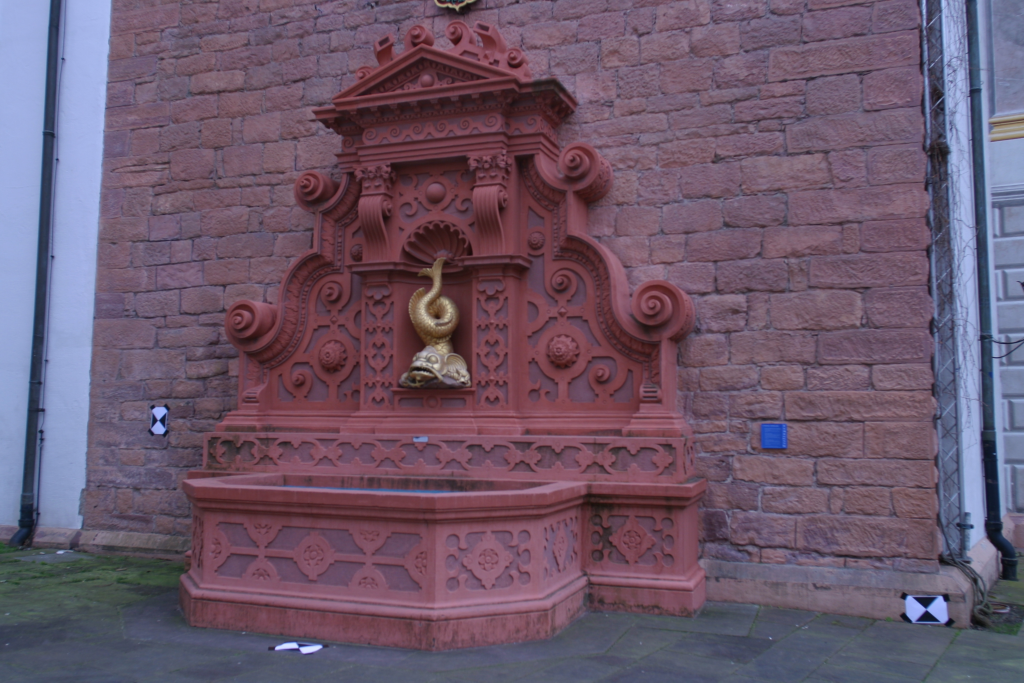
#> input picture Computer_Vision_USC/Assigments/Assignment4-AakashShanbhag/HW4_data/image1.jpg, 3072 x 2048 px (shown at 1/3 size)
$ python StructureFromMotion.py HW4_data/image1.jpg HW4_data/image2.jpg
#> lines starting #> are read from the running program, lines starting #| are printed output that depends on the picture; long printed decimals are rounded
#!/usr/bin/env python3
# -*- coding: utf-8 -*-
"""
Assignment 4: Structure from motion
@author: aakashshanbhag
"""
import cv2
import numpy as np
from matplotlib import pyplot as plt
from numpy.linalg import matrix_rank
from mpl_toolkits.mplot3d import Axes3D
from sys import argv

# Command line argumets dealt with
script, train, query = argv

print("The script called:", script)
print("Train image: ", train)
print("Test/Query image: ", query)

# Reading the input image and the image to be matched
gray = cv2.imread(train,0)
#> gray: shape (2048, 3072); min 10, max 230, mean 95.4
gray2 = cv2.imread(query,0)
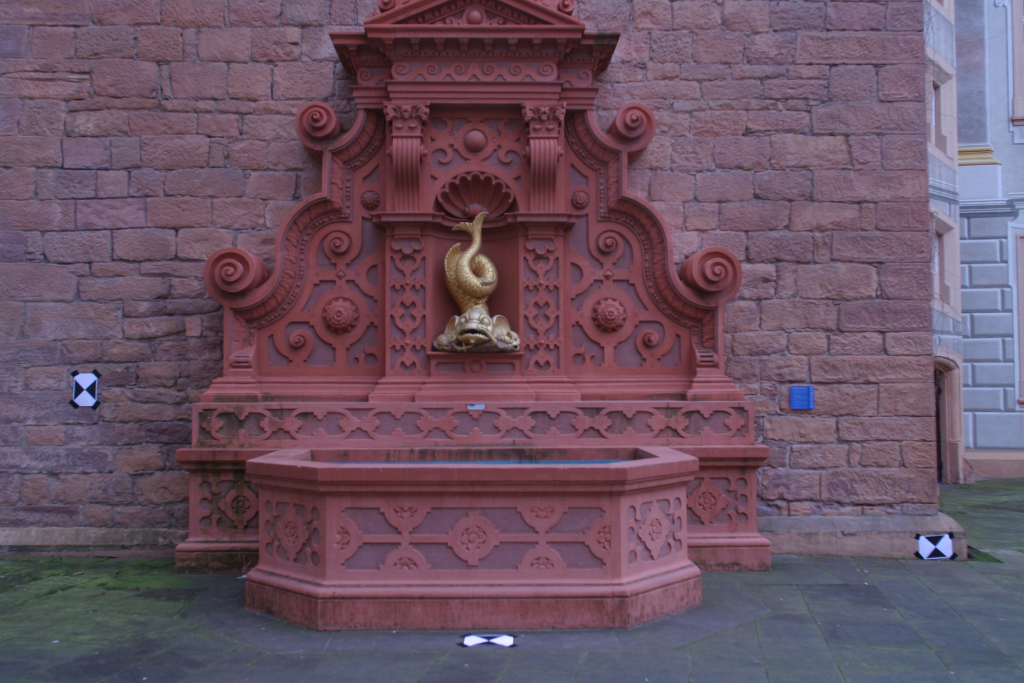
#> input picture Computer_Vision_USC/Assigments/Assignment4-AakashShanbhag/HW4_data/image2.jpg, 3072 x 2048 px (shown at 1/3 size)
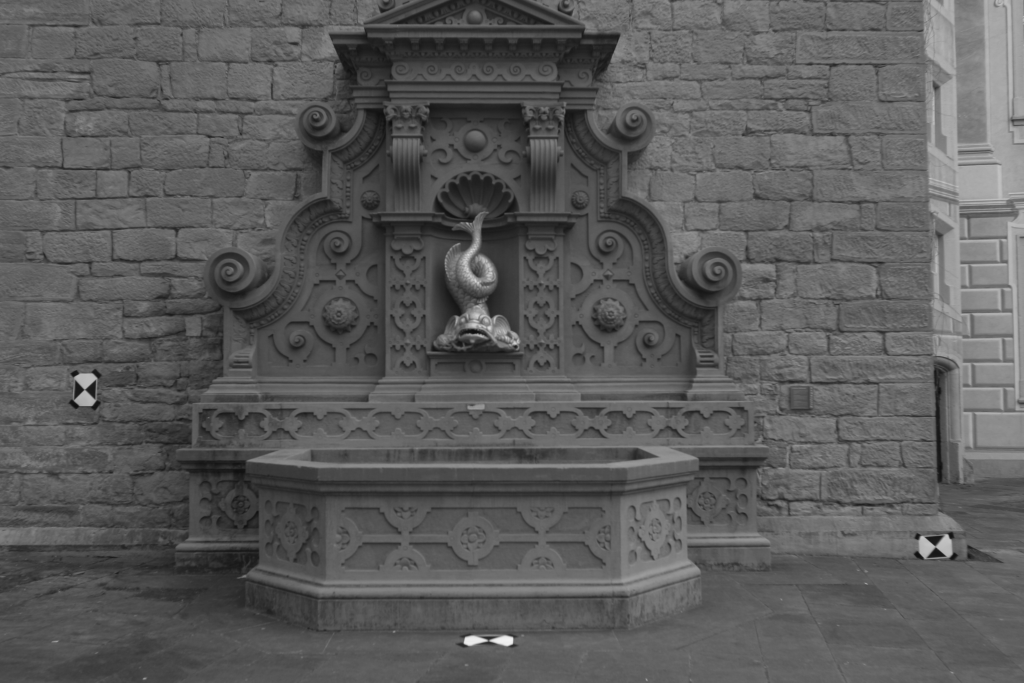
#> gray2: shape (2048, 3072) (shown at 1/3 size); min 12, max 243, mean 91.1

# Initiate SIFT detector
sift = cv2.xfeatures2d.SIFT_create()

# Find the keypoints and descriptors with SIFT
kp, des = sift.detectAndCompute(gray,None)
#> kp = 4616 keypoints; strongest (x, y, size): (881, 1936, 13.1), (476, 1286, 20.8), (479, 1236, 21.7), (2777, 1804, 23.7)
kp2, des2 = sift.detectAndCompute(gray2,None)
#> kp2 = 4183 keypoints; strongest (x, y, size): (1517, 1922, 24.8), (1414, 1922, 24.2), (2804, 1620, 19.5), (2809, 1659, 17.8)

# Drawing keypoints on the test image and the match_image
img_train=cv2.drawKeypoints(gray,kp,gray,flags=cv2.DRAW_MATCHES_FLAGS_DRAW_RICH_KEYPOINTS)
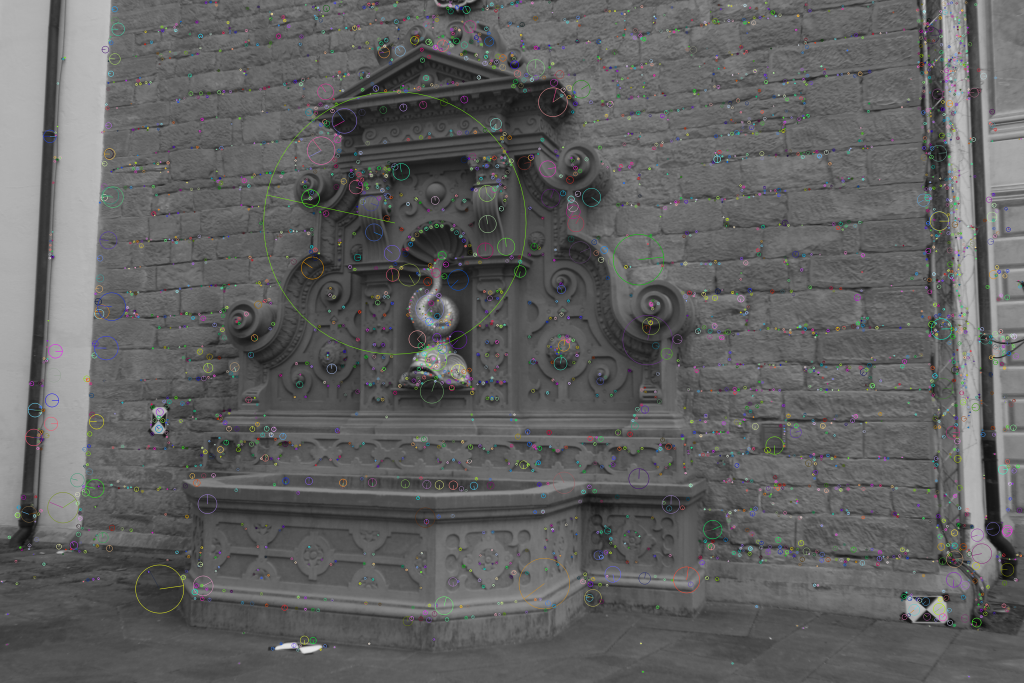
#> img_train: shape (2048, 3072, 3) (shown at 1/3 size); mean of channels 0, 1, 2 96.3, 96.5, 96.4; drawn as B, G, R
img_matching=cv2.drawKeypoints(gray2,kp2,gray2,flags=cv2.DRAW_MATCHES_FLAGS_DRAW_RICH_KEYPOINTS)
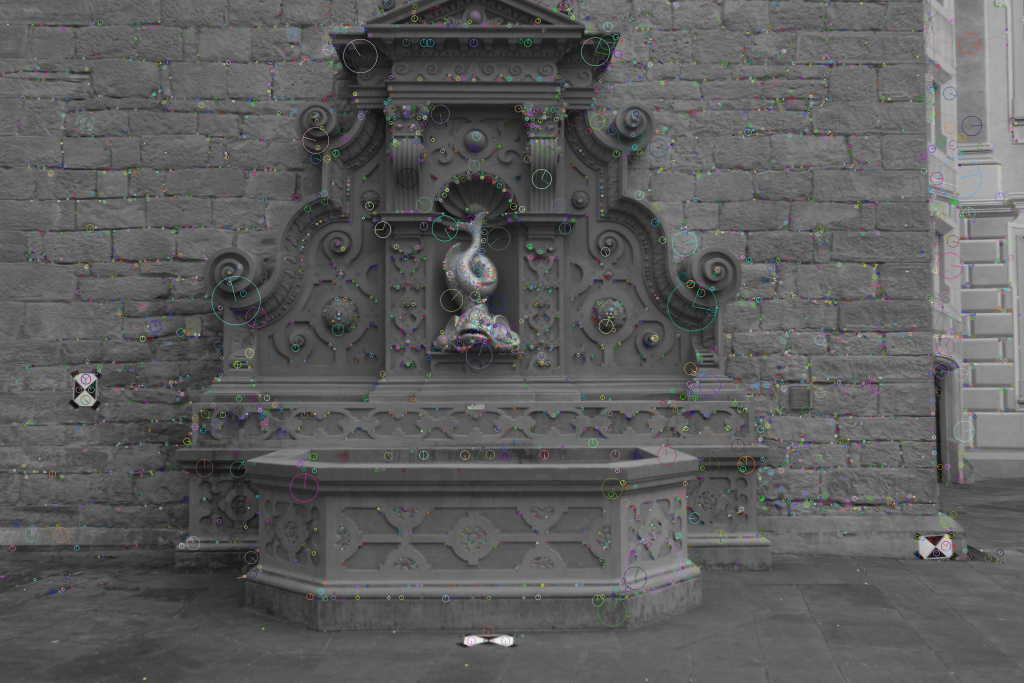
#> img_matching: shape (2048, 3072, 3) (shown at 1/3 size); mean of channels 0, 1, 2 92, 92.1, 92; drawn as B, G, R

# Count the number of keypoint descriptors in test and match image
keypoint_test,w1=des.shape
#> keypoint_test = 4616; w1 = 128
keypoint_match,w2=des2.shape
#> keypoint_match = 4183; w2 = 128

# BFMatcher with default params
bf = cv2.BFMatcher()
matches = bf.knnMatch(des,des2, k=2)
#> matches = 4616 matches

# Store all the good matches as per Lowe's ratio test.
good = []
for m,n in matches:
    if m.distance < 0.7*n.distance:
        good.append(m)
#> after the loop, good = 1207 matches

# Sorting on the basis of the least distance concept in ascending order
top_matches=sorted(good,key=lambda x:x.distance)
#> top_matches = 1207 matches

# Creating map for the best matches after the good match criterion according to Lowe is set.
img4=cv2.drawMatches(gray,kp,gray2,kp2,good,None,flags=2)
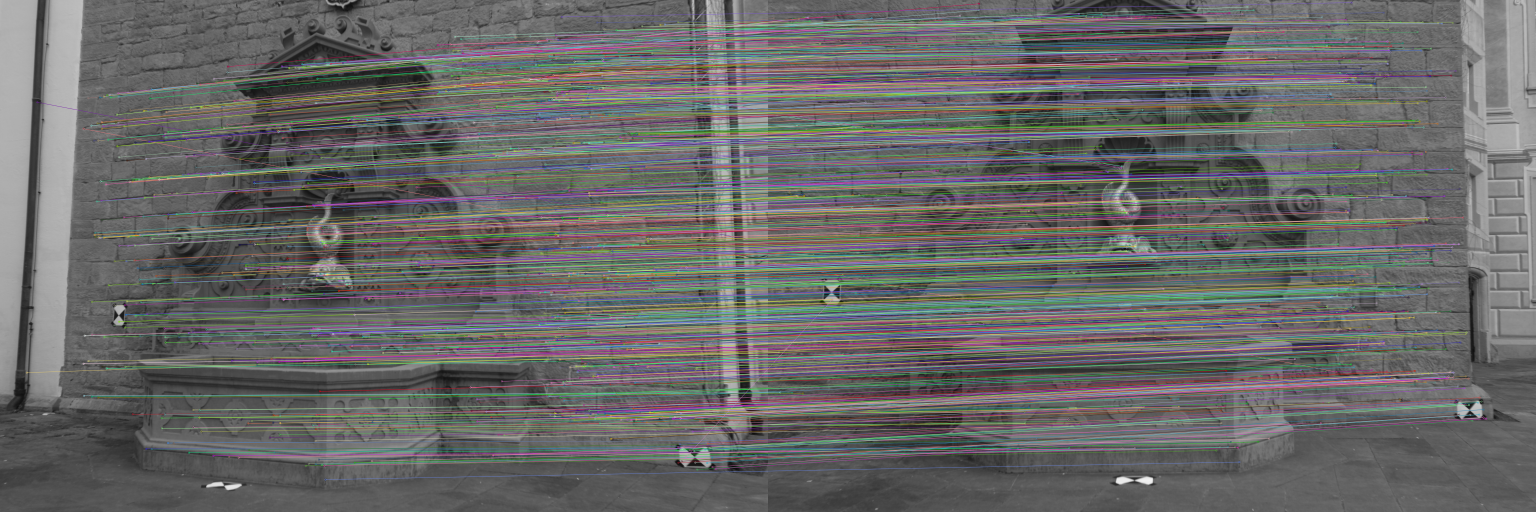
#> img4: shape (2048, 6144, 3) (shown at 1/4 size); mean of channels 0, 1, 2 103, 103.7, 103.8; drawn as B, G, R

img4_display=cv2.resize(img4, (1200, 800))
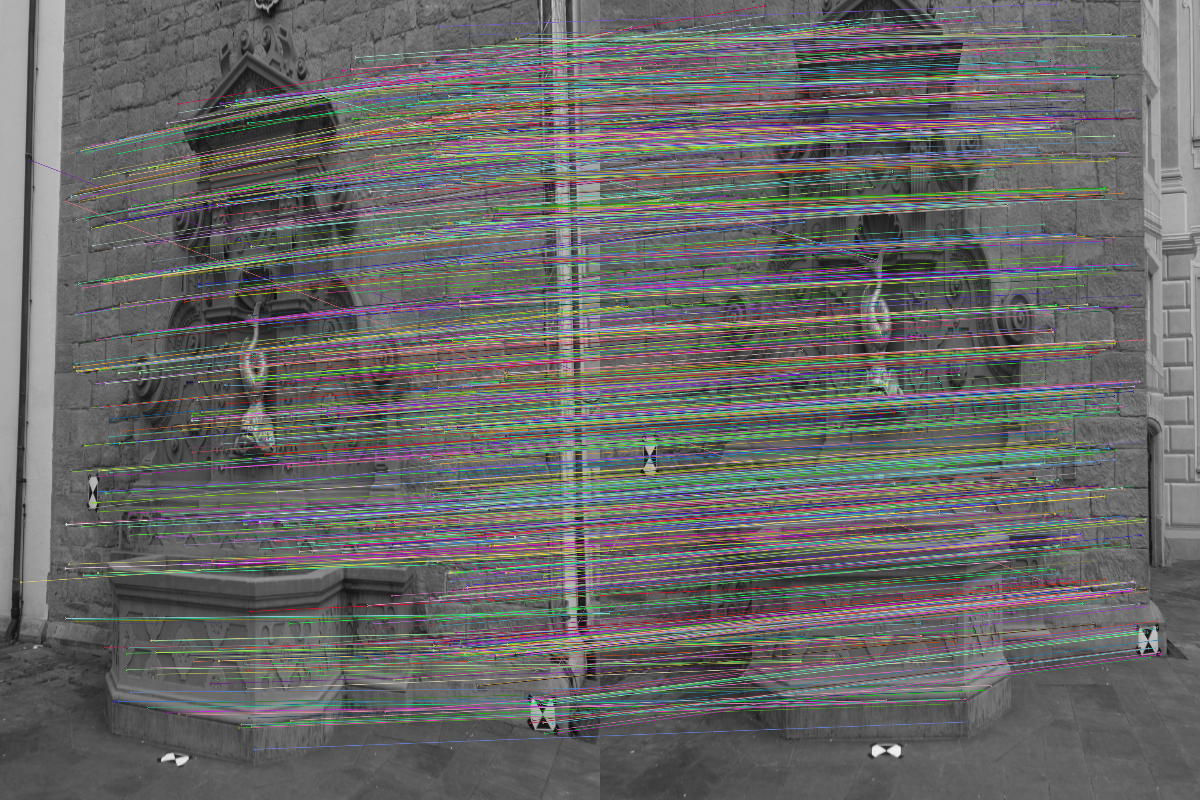
#> img4_display: shape (800, 1200, 3); mean of channels 0, 1, 2 102.9, 103.6, 103.7; drawn as B, G, R
# cv2.namedWindow("Good matches before RANSAC", cv2.WINDOW_NORMAL)
# cv2.imshow("Good matches before RANSAC",img4_display)

# Print the total number of good parameters
print ("The total number of good matches found are: ", len(good))
#| The total number of good matches found are:  1207

intrinsic=[[2760.0,0.0,1520.0,0.0,2760.0,1006.0,0.0,0.0,1.0]]
intrinsic=np.array(intrinsic).reshape((3,3))

# Choosing only top choices in the good choices obtained for matching
src_pts = np.float32([ kp[m.queryIdx].pt for m in good ]).reshape(-1,1,2)
#> src_pts = 1207 rows, first 8: [106.7, 1490.1], [149.1, 408.5], [333.5, 514.4], [334.1, 1454.5], [334.1, 1454.5], [335.7, 1583], [338.7, 1342.3], [352.6, 392.2]
dst_pts = np.float32([ kp2[m.trainIdx].pt for m in good ]).reshape(-1,1,2)
#> dst_pts = 1207 rows, first 8: [1508.8, 1342.7], [1310.9, 1226.5], [2273.4, 1487.7], [43.64, 1410.4], [43.64, 1410.4], [48.37, 1569.8], [43.04, 1271.7], [23.18, 72.75]

# Remove barrel and similar non linear distortions for higher accuracy with normalisation
src_pts_undistort = cv2.undistortPoints(src_pts,intrinsic,distCoeffs=None)
#> src_pts_undistort = 1207 rows, first 8: [-0.512, 0.175], [-0.497, -0.216], [-0.43, -0.178], [-0.43, 0.163], [-0.43, 0.163], [-0.429, 0.209], [-0.428, 0.122], [-0.423, -0.222]
dst_pts_undistort = cv2.undistortPoints(dst_pts,intrinsic,distCoeffs=None)
#> dst_pts_undistort = 1207 rows, first 8: [-0.00407, 0.122], [-0.0758, 0.0799], [0.273, 0.175], [-0.535, 0.147], [-0.535, 0.147], [-0.533, 0.204], [-0.535, 0.0963], [-0.542, -0.338]

# Calculating the essentail matrix and the points consistent with the output
E, mask = cv2.findEssentialMat(src_pts_undistort, dst_pts_undistort, method=cv2.RANSAC, prob=0.999, threshold=3.0)
#> E = [[-0.427, -0.0221, -0.305], [-0.0538, 0.433, 0.48], [0.489, -0.251, 0.0213]]; mask = 1207 values from 1 to 1
print("The total number of consistent value inliers with the essential matrix are: ",np.sum(mask))
#| The total number of consistent value inliers with the essential matrix are:  1207

# Display essential matrix
print("The Essential matrix found is as follows: ")
print(E)
#| [[-0.4272 -0.02215 -0.3052]
#|  [-0.05377  0.4334  0.4798]
#|  [ 0.4894 -0.251  0.02134]]

# Verify the rank is 2
print("matrix rank",matrix_rank(E))
#| matrix rank 2

# Recovering the pose using the undistorted points
_, R, t, mask = cv2.recoverPose(E, src_pts_undistort, dst_pts_undistort)
#> R = [[0.582, -0.0539, -0.811], [-0.688, 0.498, -0.527], [0.433, 0.865, 0.253]]; t = [0.669, 0.398, 0.628]; mask = 1207 values from 255 to 255

# Computed Rotation and translation matrix
print("The Rotation matrix found is as follows: ")
print(R)
#| [[ 0.5823 -0.05394 -0.8112]
#|  [-0.6883  0.4983 -0.5272]
#|  [ 0.4327  0.8653  0.2531]]
print(np.linalg.det(R))
#| 1.000

print("The translation vector found is as follows: ")
print(t)
#| [[0.6691]
#|  [0.3977]
#|  [0.6277]]

# Creating the camera extrinsics matrices
M_r = np.hstack((R, t))
#> M_r = [[0.582, -0.0539, -0.811, 0.669], [-0.688, 0.498, -0.527, 0.398], [0.433, 0.865, 0.253, 0.628]]
M_l = np.hstack((np.eye(3, 3), np.zeros((3, 1))))

# Creating the camera projection matrix
P_l = np.dot(intrinsic,  M_l)
P_r = np.dot(intrinsic,  M_r)
#> P_r = [[2264.9, 1166.4, -1854.2, 2801], [-1464.3, 2245.9, -1200.6, 1729.2], [0.433, 0.865, 0.253, 0.628]]

# Triangulate the points with regards to the normalisedpoints
point4d=cv2.triangulatePoints(P_l,P_r,src_pts_undistort,dst_pts_undistort)
print (point4d)
#> (printed output is left out)
point4d_non_hom = point4d / np.tile(point4d[-1, :], (4, 1))

# 3D points calculated
point_3d = point4d_non_hom[:3, :].T
#> point_3d = 1207 rows, first 8: [-0.38, -0.4, 0.88], [-0.38, -0.401, 0.88], [-0.38, -0.401, 0.88], [-0.38, -0.4, 0.88], [-0.38, -0.4, 0.88], [-0.38, -0.4, 0.88], [-0.38, -0.4, 0.88], [-0.38, -0.401, 0.88]

# Plotting 3D plots
fig=plt.figure()
ax=Axes3D(fig)

#ax.scatter(-0.550724,-0.36449,1.0,'r')
ax.scatter(point_3d[:,0],point_3d[:,1],point_3d[:,2],c='r',marker='.')
plt.show()

# Destroy all the created windows on button press
cv2.waitKey(0)
cv2.destroyAllWindows()
cv2.waitKey(1)
